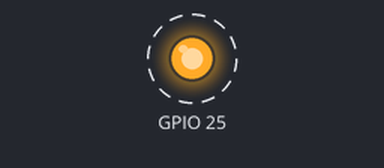
Bench run of a sketch on a simulated ESP32. Parts: output pins drawn as LEDs (lit = HIGH). Dashed ring = blinking. Storage starts empty; what the sketch prints to the serial monitor is not drawn.

Above: at 0.5 s.
Timing chart, 0 to 4.7 s (numbered marks = the images above):
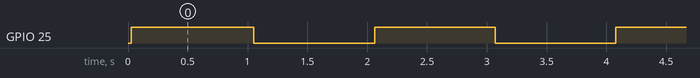

Measured:
- by itself, GPIO 25: alternates HIGH for 1.0 s and LOW for 1.0 s

The sketch:

TORICA_Pico_SD_ex.ino
```cpp
#include <TORICA_Pico_SD.h>

int cs_SD = 17; // 接続しているGPIO番号で指定
TORICA_Pico_SD sd(cs_SD);

char SD_BUF[256];

void setup()
{
  sd.begin();
  pinMode(25,OUTPUT);
}

void loop()
{
  digitalWrite(25,!digitalRead(25));
  for (int i = 0; i < 100; i++)
  {
    sprintf(SD_BUF, "TEST,%d,%.2f,%.2f\n", millis(), 12.34, 334);
    // my_torica_sd内のバッファに保存
    sd.add_str(SD_BUF);
  }
  // SDに書き込み
  sd.flash();
  delay(1000);
}
```
